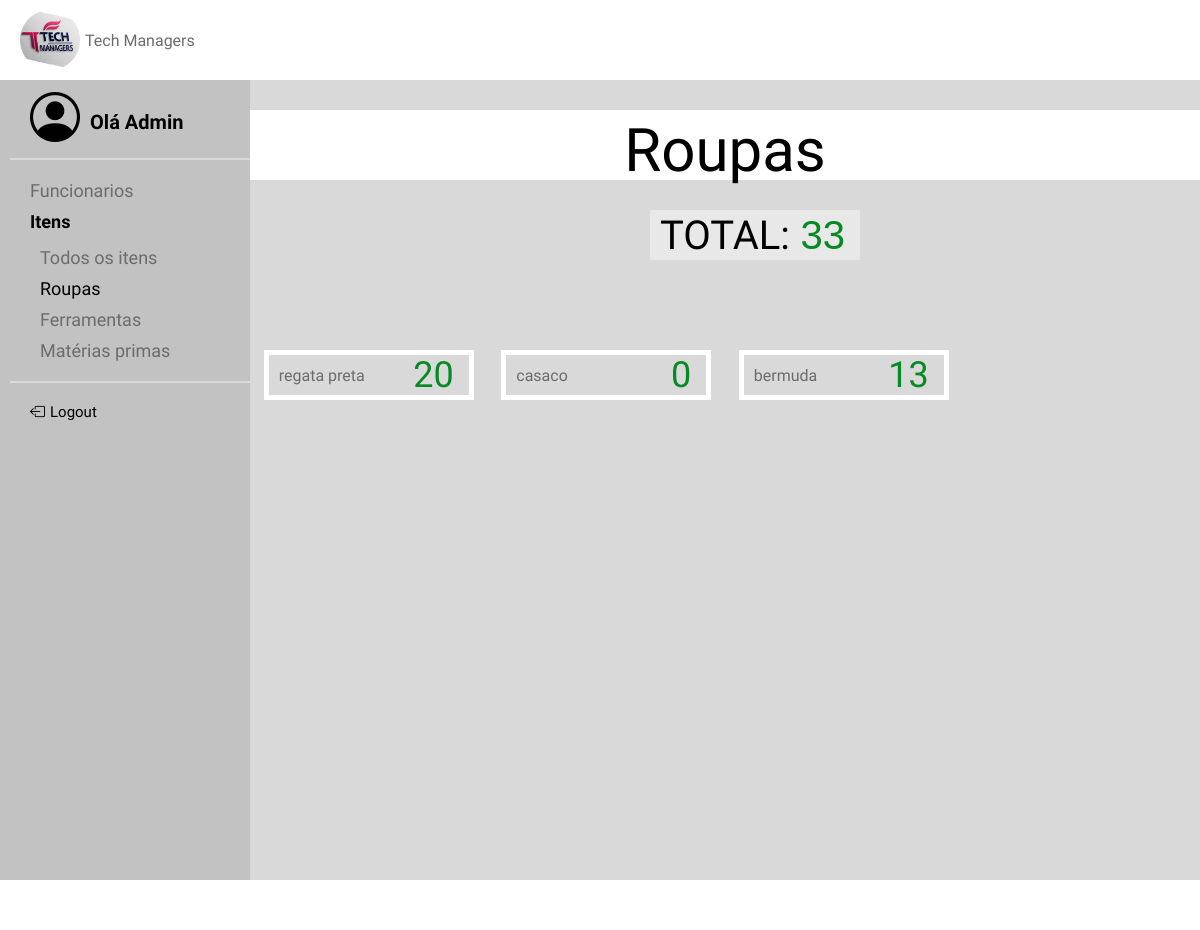
/TelaAR (signed in), run on the app's committed database.
### models.py (models this page shows, shortened)
class ITEM(Base):
    __tablename__ = 'item'
    id = Column(Integer, primary_key=True, unique=True, nullable=False, index=True)
    nome = Column(String(40), nullable=False, index=True)
    tipo = Column(String(40), nullable=False, index=True)
    quantidade = Column(Integer, nullable=False, index=True)

### app.py (the view)
@app.route('/TelaAR')
def tela_roupas():
    itens = ITEM.query.filter_by(tipo="Roupa").all()
    total = db_session.query(func.sum(ITEM.quantidade)).filter(ITEM.tipo == "Roupa").scalar() or 0
    return render_template("TelaARoupas.html", itens=itens, total=total)

### templates/TelaARoupas.html
{% extends "base.html" %}
{% block conteudo %}
    <link rel="stylesheet" href="/static/TelaARoupas.css">
    <div class="container">
        <div id="numero">
            <p class="titulo">Roupas</p>
        </div>
        <div id="total">
            <p for="numero" id="textonumero"> TOTAL: </p>
            <input type="number" id="camponumero" name="numero" value="{{ total }}" readonly>
        </div>
        <div class="cards">
            {% for item in itens %}
                <div class="card">
                    <form class="input-group">
                        <input type="text" id="nome" name="nome" value="{{ item.nome }}" readonly>
                        <input type="number" id="quantidade" name="quantidade" value="{{ item.quantidade }}" disabled>
                    </form>
                </div>
            {% endfor %}
        </div>
    </div>
{% endblock %}

### static/base.css (style rules this page uses)
* { margin: 0; padding: 0; }
body { background-color: #d9d9d9; display: grid; grid-template-columns: auto 1fr 1fr; }

### static/TelaARoupas.css (style rules this page uses)
.container { font-family: "Mako", sans-serif; display: flex; flex-direction: column; color: #000000; width: 100%; height: auto; align-items: center; justify-content: center; margin-top: 30px; }
#numero { display: grid; grid-template-columns: 1fr 1fr 1fr; grid-template-rows: auto; grid-template-areas: "n t c"; width: 100%; height: 70px; background-color: white; font-family: "Koulen", sans-serif; }
#total { margin-top: 30px; margin-bottom: 50px; width: 130px; height: 50px; background-color: #e8e8e8; display: flex; justify-self: center; align-items: center; text-align: center; justify-content: space-between; padding: 0px 10px 0px 10px; }
#camponumero { height: 50px; width: 70px; background-color: #e8e8e8; color: #068A23; font-size: 40px; border: none; text-align: end; }
#textonumero { color: black; font-size: 40px; align-self: center; justify-self: center; font-family: "Koulen", sans-serif; }
.titulo { grid-area: t; color: black; font-family: "Koulen", sans-serif; width: auto; height: 70px; display: flex; justify-items: center; text-align: center; align-items: center; justify-self: center; margin-top: 5px; font-size: 60px; }
#quantidade { width: 80px; color: #068A23; }
.cards { margin-top: 40px; width: 100%; height: 100%; display: grid; grid-template-columns: repeat(4, 1fr); }
.card { background-color: white; width: 200px; height: 40px; display: flex; flex-direction: column; justify-self: center; padding: 5px; margin-bottom: 20px; }
.input-group { display: flex; flex-direction: row; text-align: center; justify-items: center; justify-content: center; align-items: center; margin-bottom: 10px; width: 100%; height: 100%; align-self: center; justify-self: center; padding-left: 5px; padding-right:5px; }
.input-group input { background-color: #d9d9d9; height: 40px; border: none; font-size: 20px; font-family: "Mako", sans-serif; }
.input-group input[type=text] { width: 70%; padding-left: 10px; padding-right:5px; font-size: 16px; color: #6c6c6c; }
.input-group input[type=number] { width: 30%; justify-self: end; text-align: end; font-size: 36px; }

### data on the page
ITEM: nome "regata preta", quantidade "20"
ITEM: nome "casaco", quantidade "0"
ITEM: nome "bermuda", quantidade "13"
